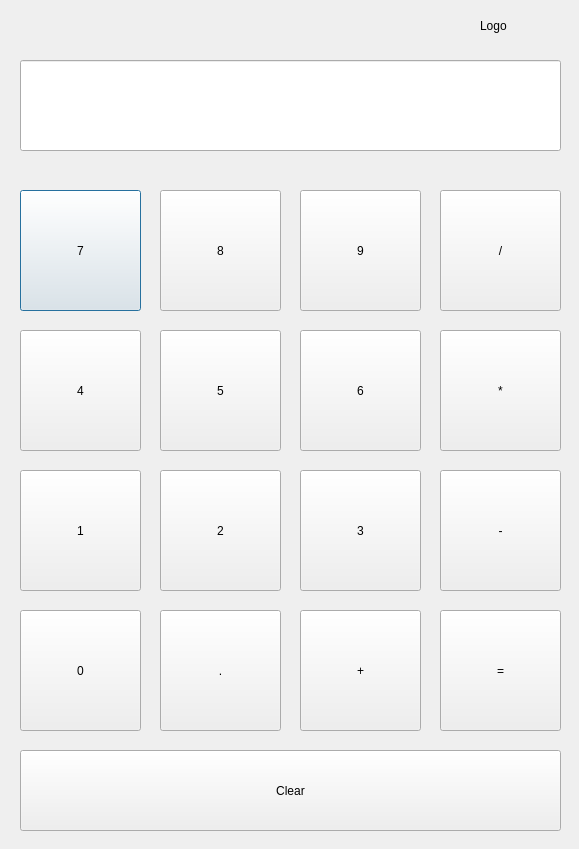
<?xml version="1.0" encoding="UTF-8"?>
<ui version="4.0">
 <class>Dialog</class>
 <widget class="QDialog" name="Dialog">
  <property name="geometry">
   <rect>
    <x>0</x>
    <y>0</y>
    <width>579</width>
    <height>849</height>
   </rect>
  </property>
  <property name="windowTitle">
   <string>Dialog</string>
  </property>
  <widget class="QLineEdit" name="screen">
   <property name="geometry">
    <rect>
     <x>20</x>
     <y>60</y>
     <width>541</width>
     <height>91</height>
    </rect>
   </property>
   <property name="text">
    <string/>
   </property>
  </widget>
  <widget class="QPushButton" name="pushButton_7">
   <property name="geometry">
    <rect>
     <x>20</x>
     <y>190</y>
     <width>121</width>
     <height>121</height>
    </rect>
   </property>
   <property name="text">
    <string>7</string>
   </property>
  </widget>
  <widget class="QPushButton" name="pushButton_8">
   <property name="geometry">
    <rect>
     <x>160</x>
     <y>190</y>
     <width>121</width>
     <height>121</height>
    </rect>
   </property>
   <property name="text">
    <string>8</string>
   </property>
  </widget>
  <widget class="QPushButton" name="pushButton_9">
   <property name="geometry">
    <rect>
     <x>300</x>
     <y>190</y>
     <width>121</width>
     <height>121</height>
    </rect>
   </property>
   <property name="text">
    <string>9</string>
   </property>
  </widget>
  <widget class="QPushButton" name="pushButton_divide">
   <property name="geometry">
    <rect>
     <x>440</x>
     <y>190</y>
     <width>121</width>
     <height>121</height>
    </rect>
   </property>
   <property name="text">
    <string>/</string>
   </property>
  </widget>
  <widget class="QPushButton" name="pushButton_multiply">
   <property name="geometry">
    <rect>
     <x>440</x>
     <y>330</y>
     <width>121</width>
     <height>121</height>
    </rect>
   </property>
   <property name="text">
    <string>*</string>
   </property>
  </widget>
  <widget class="QPushButton" name="pushButton_4">
   <property name="geometry">
    <rect>
     <x>20</x>
     <y>330</y>
     <width>121</width>
     <height>121</height>
    </rect>
   </property>
   <property name="text">
    <string>4</string>
   </property>
  </widget>
  <widget class="QPushButton" name="pushButton_5">
   <property name="geometry">
    <rect>
     <x>160</x>
     <y>330</y>
     <width>121</width>
     <height>121</height>
    </rect>
   </property>
   <property name="text">
    <string>5</string>
   </property>
  </widget>
  <widget class="QPushButton" name="pushButton_6">
   <property name="geometry">
    <rect>
     <x>300</x>
     <y>330</y>
     <width>121</width>
     <height>121</height>
    </rect>
   </property>
   <property name="text">
    <string>6</string>
   </property>
  </widget>
  <widget class="QPushButton" name="pushButton_minus">
   <property name="geometry">
    <rect>
     <x>440</x>
     <y>470</y>
     <width>121</width>
     <height>121</height>
    </rect>
   </property>
   <property name="text">
    <string>-</string>
   </property>
  </widget>
  <widget class="QPushButton" name="pushButton_1">
   <property name="geometry">
    <rect>
     <x>20</x>
     <y>470</y>
     <width>121</width>
     <height>121</height>
    </rect>
   </property>
   <property name="text">
    <string>1</string>
   </property>
  </widget>
  <widget class="QPushButton" name="pushButton_3">
   <property name="geometry">
    <rect>
     <x>300</x>
     <y>470</y>
     <width>121</width>
     <height>121</height>
    </rect>
   </property>
   <property name="text">
    <string>3</string>
   </property>
  </widget>
  <widget class="QPushButton" name="pushButton_2">
   <property name="geometry">
    <rect>
     <x>160</x>
     <y>470</y>
     <width>121</width>
     <height>121</height>
    </rect>
   </property>
   <property name="text">
    <string>2</string>
   </property>
  </widget>
  <widget class="QLabel" name="logo">
   <property name="geometry">
    <rect>
     <x>480</x>
     <y>5</y>
     <width>81</width>
     <height>41</height>
    </rect>
   </property>
   <property name="text">
    <string>Logo</string>
   </property>
  </widget>
  <widget class="QPushButton" name="pushButton_point">
   <property name="geometry">
    <rect>
     <x>160</x>
     <y>610</y>
     <width>121</width>
     <height>121</height>
    </rect>
   </property>
   <property name="text">
    <string>.</string>
   </property>
  </widget>
  <widget class="QPushButton" name="pushButton_plus">
   <property name="geometry">
    <rect>
     <x>300</x>
     <y>610</y>
     <width>121</width>
     <height>121</height>
    </rect>
   </property>
   <property name="text">
    <string>+</string>
   </property>
  </widget>
  <widget class="QPushButton" name="pushButton_equels">
   <property name="geometry">
    <rect>
     <x>440</x>
     <y>610</y>
     <width>121</width>
     <height>121</height>
    </rect>
   </property>
   <property name="text">
    <string>=</string>
   </property>
  </widget>
  <widget class="QPushButton" name="pushButton_0">
   <property name="geometry">
    <rect>
     <x>20</x>
     <y>610</y>
     <width>121</width>
     <height>121</height>
    </rect>
   </property>
   <property name="text">
    <string>0</string>
   </property>
  </widget>
  <widget class="QPushButton" name="pushButton_clear">
   <property name="geometry">
    <rect>
     <x>20</x>
     <y>750</y>
     <width>541</width>
     <height>81</height>
    </rect>
   </property>
   <property name="text">
    <string>Clear</string>
   </property>
  </widget>
 </widget>
 <resources/>
 <connections/>
</ui>
